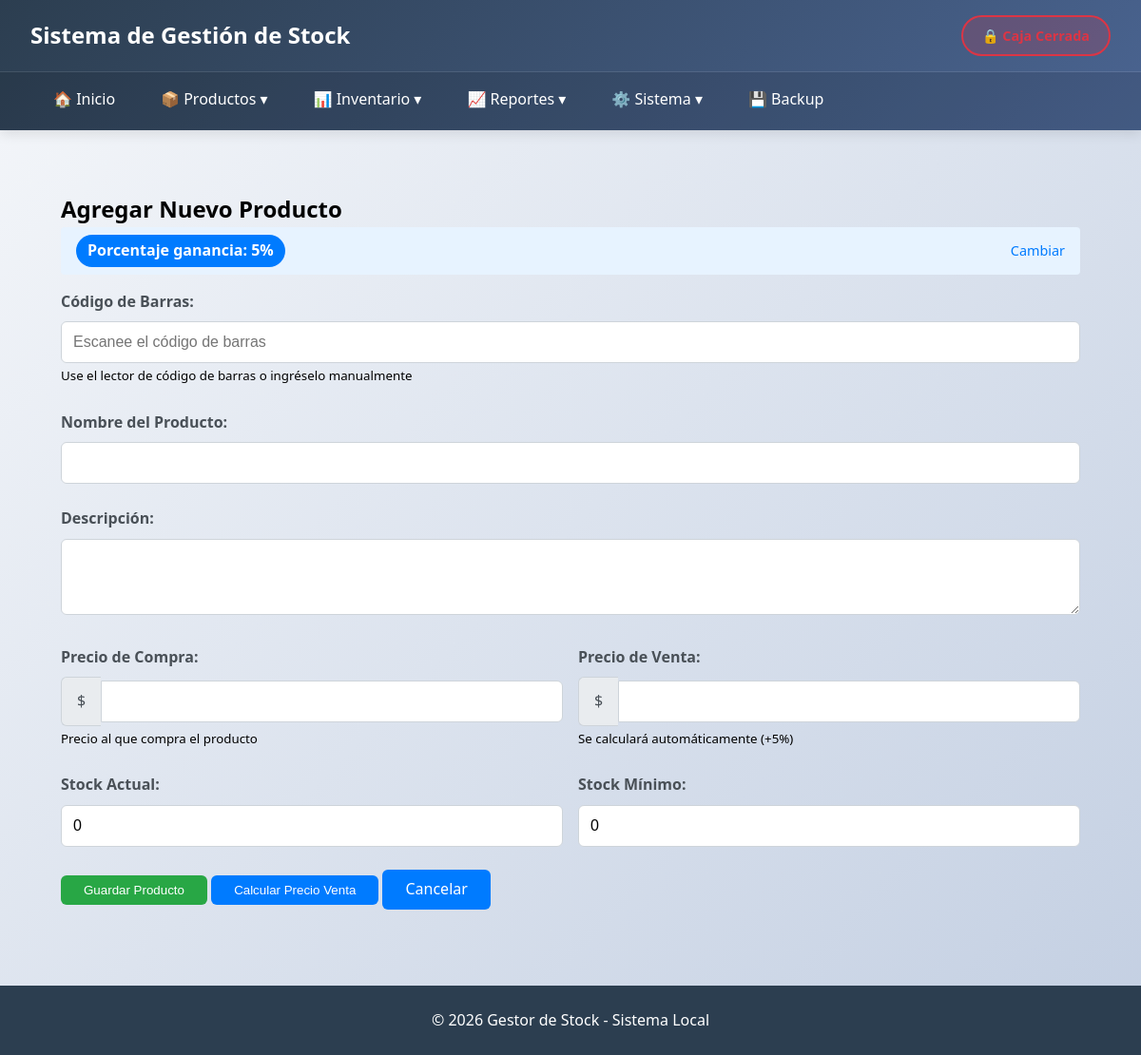
The app's page /modules/productos/agregar.php, older data.
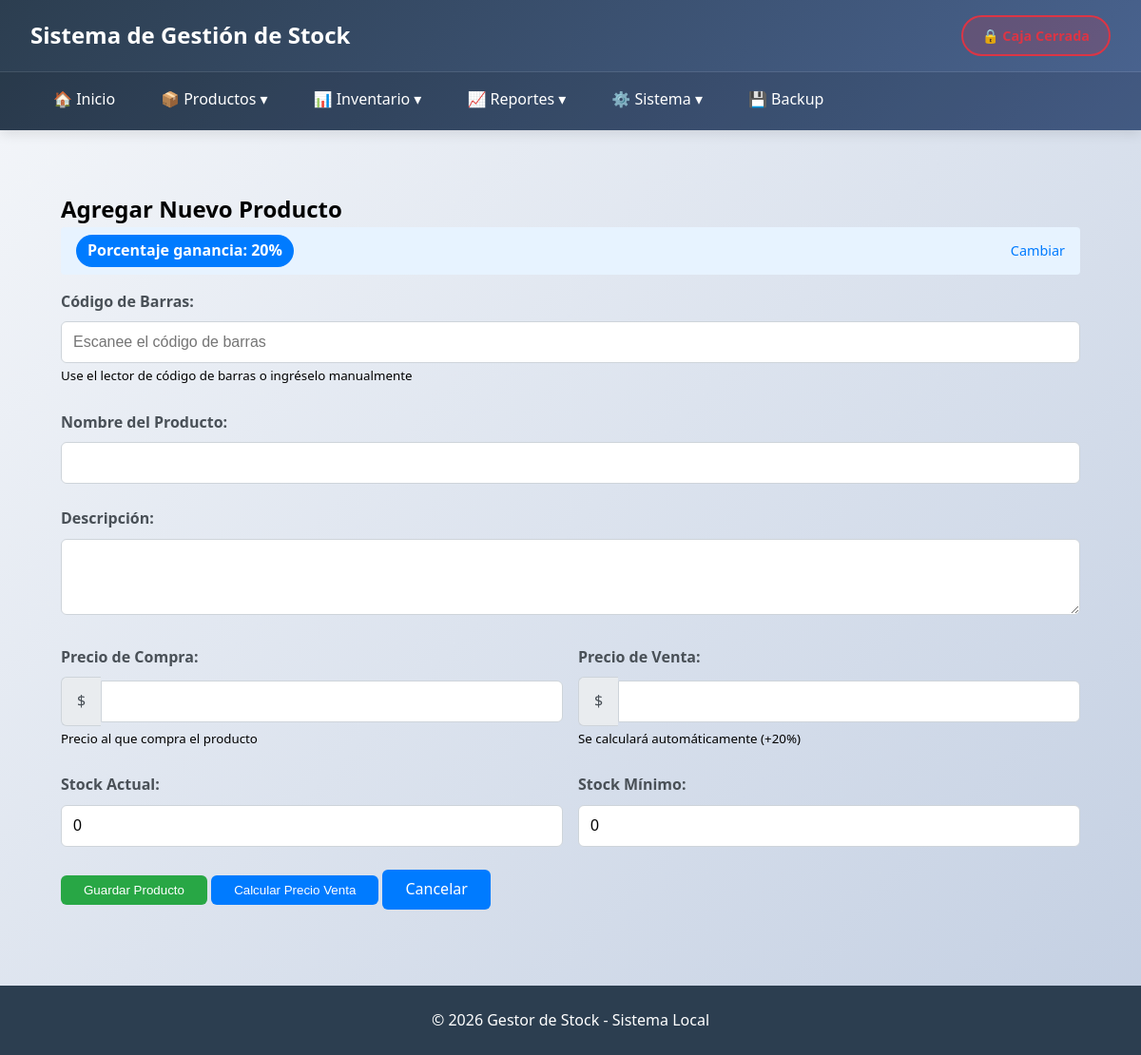
The same page, newer data.
### tables this page shows
CREATE TABLE `configuracion` (
  `id` int(11) NOT NULL AUTO_INCREMENT,
  `clave` varchar(50) NOT NULL,
  `valor` varchar(255) DEFAULT NULL,
  `descripcion` text DEFAULT NULL,
  `fecha_actualizacion` timestamp NOT NULL DEFAULT current_timestamp() ON UPDATE current_timestamp(),
  PRIMARY KEY (`id`),
  UNIQUE KEY `clave` (`clave`),
  KEY `idx_clave` (`clave`)
);

### includes/functions.php (called while the page is built, shortened)
<?php
class Functions {
    private $conn;
    public function __construct($db) {
        $this->conn = $db;
    }
    private function tableExists($tableName) {
        try {
            $query = "SHOW TABLES LIKE :table";
            $stmt = $this->conn->prepare($query);
            $stmt->bindValue(':table', $tableName);
            $stmt->execute();
            return $stmt->rowCount() > 0;
        } catch(PDOException $e) {
            return false;
        }
    }
    public function createMissingTables() {
        $tables = [
            'caja' => "CREATE TABLE IF NOT EXISTS caja (
                id INT AUTO_INCREMENT PRIMARY KEY,
                fecha_apertura DATETIME NOT NULL,
                fecha_cierre DATETIME,
                monto_inicial DECIMAL(10,2) NOT NULL DEFAULT 0,
                monto_final DECIMAL(10,2),
                estado ENUM('abierta', 'cerrada') DEFAULT 'abierta',
                observaciones TEXT
            )",
            'configuracion' => "CREATE TABLE IF NOT EXISTS configuracion (
                id INT AUTO_INCREMENT PRIMARY KEY,
                clave VARCHAR(50) UNIQUE NOT NULL,
                valor VARCHAR(255),
                descripcion TEXT
            )"
        ];
        foreach ($tables as $table => $sql) {
            if (!$this->tableExists($table)) {
                try {
                    $stmt = $this->conn->prepare($sql);
                    $stmt->execute();
                    if ($table == 'configuracion') {
                        $default_data = [
                            ['porcentaje_ganancia', '10', 'Porcentaje de ganancia aplicado al precio de compra para calcular precio de venta'],
                            ['usuario_default', 'Administrador', 'Usuario por defecto para movimientos']
                        ];
                        foreach ($default_data as $data) {
                            $query = "INSERT IGNORE INTO configuracion (clave, valor, descripcion) VALUES (?, ?, ?)";
                            $stmt = $this->conn->prepare($query);
                            $stmt->execute($data);
                        }
                    }
                } catch(PDOException $e) {
                    error_log("Error creating table $table: " . $e->getMessage());
                }
            }
        }
    }
    public function getPorcentajeGanancia() {
        $this->createMissingTables();
        try {
            $query = "SELECT valor FROM configuracion WHERE clave = 'porcentaje_ganancia'";
            $stmt = $this->conn->prepare($query);
            $stmt->execute();
            $result = $stmt->fetch(PDO::FETCH_ASSOC);
            return $result ? floatval($result['valor']) : 10;
        } catch(PDOException $e) {
            return 10;
        }
    }
}
?>

### modules/productos/agregar.php (the view, shortened to what the changed rows need)
<?php
include '../../includes/header.php';
require_once '../../includes/functions.php';
$database = new Database();
$db = $database->getConnection();
$functions = new Functions($db);
$porcentaje_ganancia = $functions->getPorcentajeGanancia();
?>
<div class="container">
    <h2>Agregar Nuevo Producto</h2>
    <div class="config-info">
        <span class="badge">Porcentaje ganancia: <?php echo $porcentaje_ganancia; ?>%</span>
        <a href="../configuracion/porcentaje.php" class="btn-link">Cambiar</a>
    </div>
    <form method="post" action="" class="product-form" id="productForm">
        <div class="form-row">
            <div class="form-group">
                <label for="precio_venta">Precio de Venta:</label>
                <div class="input-group">
                    <span class="input-addon">$</span>
                    <input type="number" id="precio_venta" name="precio_venta"
                           step="0.01" min="0"
                           value="<?php echo isset($_POST['precio_venta']) ? htmlspecialchars($_POST['precio_venta']) : ''; ?>">
                </div>
                <small>Se calculará automáticamente (+<?php echo $porcentaje_ganancia; ?>%)</small>
            </div>
        </div>
    </form>
</div>
<?php include '../../includes/footer.php'; ?>

Row changes from the older to the newer data that the page shows:
changed configuracion: valor "5" → "20"
